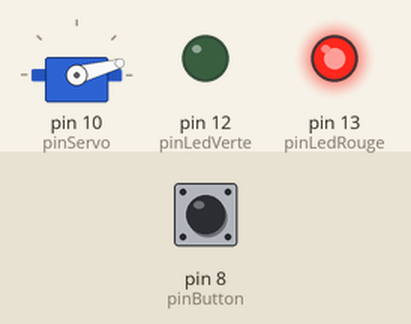
A sketch run on a simulated Arduino Uno, built with avr-gcc and run on an emulated ATmega328P. On the bench: servo, output pins drawn as LEDs (lit = HIGH). The test bench sets the inputs (shaded band); at power-on: pin 8 (pinButton) LOW.

Above: at 1.2 s.
1.3 s: pin 8 (pinButton) pulled HIGH for 0.15 s
At 2.77 s:
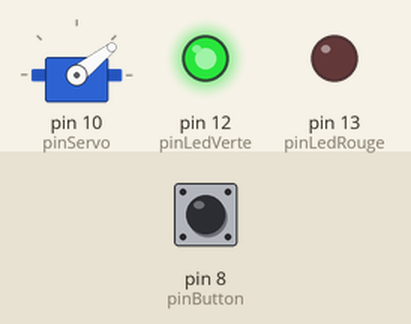
At 4.6 s:
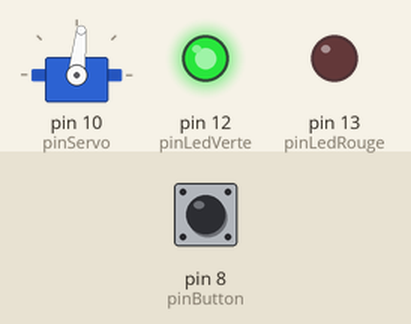
10.4 s: pin 8 (pinButton) pulled HIGH for 1 s
At 10.7 s:
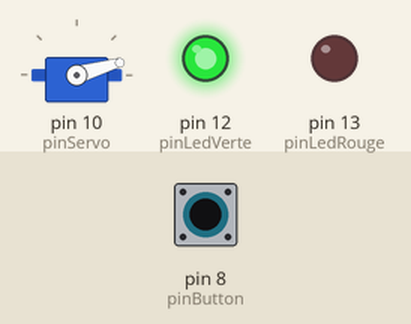
Timing chart, 0 to 20.3 s (numbered marks = the images above; inputs shaded):
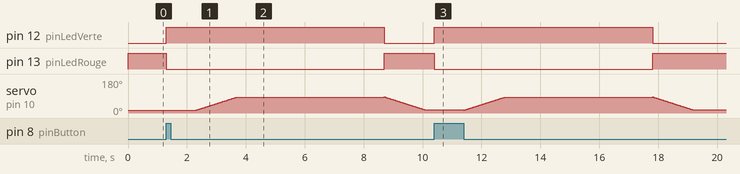

Measured:
- after the input at 1.3 s, pin 12 (pinLedVerte): LOW → HIGH at once, → LOW 7.4 s later; pin 13 (pinLedRouge): HIGH → LOW at once, → HIGH 7.4 s later; servo on pin 10 (pinServo): rises from 15° to 85° in 6.4 s, then falls to 16° in 1.4 s
- after the input at 10.4 s, pin 12 (pinLedVerte): LOW → HIGH at once, → LOW 7.4 s later; pin 13 (pinLedRouge): HIGH → LOW at once, → HIGH 7.4 s later

The sketch:

barriere.ino
```cpp
#include <Servo.h>;

Servo barriereEntrance;
const int pinServo = 10;
const byte minPos = 15;
int pos = minPos;

const int pinButton = 8;
const int pinLedVerte = 12;
const int pinLedRouge = 13;

boolean opening = false;

void setup() {
  barriereEntrance.attach(pinServo);

  pinMode(pinButton, INPUT);

  pinMode(pinLedVerte, OUTPUT);
  pinMode(pinLedRouge, OUTPUT);

  barriereEntrance.write(minPos);
  digitalWrite(pinLedRouge, HIGH);
}

void loop() {
  if(opening && pos == minPos){
    digitalWrite(pinLedVerte, HIGH);
    digitalWrite(pinLedRouge, LOW);
    delay(1000);

    for (pos = minPos; pos < 70 + minPos; pos += 1){
      barriereEntrance.write(pos);
      delay(20);
    }

    delay(5000);

    digitalWrite(pinLedVerte, LOW);
    digitalWrite(pinLedRouge, HIGH);

    for (pos = 70 + minPos; pos > minPos; pos -= 1){
      barriereEntrance.write(pos);
      delay(20);
    }

    opening = false;
  }else{
    if(digitalRead(pinButton)){
      opening = true;
    }
  }
}
```
